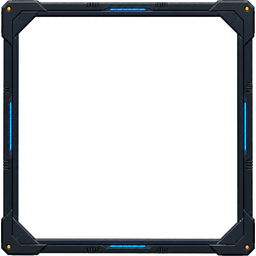
#> input picture play/last-bastion/art/production-tests/ui-batch-u1/ui-panel-frame-v1-256.png, 256 x 256 px, given in place of ui-panel-source-v1.png, which was not available; the run also reads 1 picture not shown here
$ python normalize_ui_batch_u1.py
#> lines starting #> are read from the running program, lines starting #| are printed output that depends on the picture; pictures that were not available may be replaced by others from this repository, and a replacement may not be noted
"""Normalize approved U1 ImageGen sources into deterministic runtime UI assets."""

from pathlib import Path

from PIL import Image, ImageDraw, ImageEnhance, ImageOps


ROOT = Path(__file__).resolve().parent


def remove_baked_checker(image: Image.Image) -> Image.Image:
    """Convert the generator's neutral checker preview to real transparency."""
    rgba = image.convert("RGBA")
    pixels = []
    for red, green, blue, _alpha in rgba.getdata():
        neutral = max(red, green, blue) - min(red, green, blue) <= 12
        preview_square = neutral and min(red, green, blue) >= 218
        pixels.append((red, green, blue, 0 if preview_square else 255))
    rgba.putdata(pixels)
    bounds = rgba.getbbox()
    if bounds is None:
        raise RuntimeError("source became empty while removing checker preview")
    return rgba.crop(bounds)


def contain(image: Image.Image, size: tuple[int, int]) -> Image.Image:
    resized = ImageOps.contain(image, size, Image.Resampling.LANCZOS)
    output = Image.new("RGBA", size)
    output.alpha_composite(resized, ((size[0] - resized.width) // 2, (size[1] - resized.height) // 2))
    return output


def tint_state(image: Image.Image, state: str) -> Image.Image:
    alpha = image.getchannel("A")
    rgb = image.convert("RGB")
    if state == "hover":
        rgb = ImageEnhance.Brightness(rgb).enhance(1.10)
        rgb = ImageEnhance.Color(rgb).enhance(1.12)
    elif state == "selected":
        rgb = ImageEnhance.Brightness(rgb).enhance(1.18)
        rgb = ImageEnhance.Color(rgb).enhance(1.28)
    elif state == "pressed":
        rgb = ImageEnhance.Brightness(rgb).enhance(0.76)
        rgb = ImageEnhance.Contrast(rgb).enhance(1.12)
    elif state == "disabled":
        rgb = ImageOps.grayscale(rgb).convert("RGB")
        alpha = alpha.point(lambda value: round(value * 0.48))
    return Image.merge("RGBA", (*rgb.split(), alpha))


def save_webp(image: Image.Image, path: Path) -> None:
    image.save(path, "WEBP", lossless=True, method=6)


def save_pair(image: Image.Image, stem: str) -> None:
    image.save(ROOT / f"{stem}.png", optimize=True)
    save_webp(image, ROOT / f"{stem}.webp")


def nine_slice_resize(
    image: Image.Image,
    size: tuple[int, int],
    margins: tuple[int, int, int, int],
) -> Image.Image:
    left, right, top, bottom = margins
    source_x = (0, left, image.width - right, image.width)
    source_y = (0, top, image.height - bottom, image.height)
    target_x = (0, left, size[0] - right, size[0])
    target_y = (0, top, size[1] - bottom, size[1])
    output = Image.new("RGBA", size)
    for row in range(3):
        for column in range(3):
            source = image.crop((source_x[column], source_y[row], source_x[column + 1], source_y[row + 1]))
            width = target_x[column + 1] - target_x[column]
            height = target_y[row + 1] - target_y[row]
            output.alpha_composite(source.resize((width, height), Image.Resampling.LANCZOS), (target_x[column], target_y[row]))
    return output


def focus_brackets() -> Image.Image:
    output = Image.new("RGBA", (128, 128))
    draw = ImageDraw.Draw(output)
    dark = (4, 13, 22, 235)
    cyan = (104, 228, 232, 255)
    amber = (255, 154, 82, 255)
    length = 34
    inset = 8
    corners = (
        ((inset + length, inset), (inset, inset), (inset, inset + length)),
        ((128 - inset - length, inset), (128 - inset, inset), (128 - inset, inset + length)),
        ((inset, 128 - inset - length), (inset, 128 - inset), (inset + length, 128 - inset)),
        ((128 - inset, 128 - inset - length), (128 - inset, 128 - inset), (128 - inset - length, 128 - inset)),
    )
    for points in corners:
        draw.line(points, fill=dark, width=10, joint="curve")
        draw.line(points, fill=cyan, width=4, joint="curve")
        draw.ellipse((points[1][0] - 3, points[1][1] - 3, points[1][0] + 3, points[1][1] + 3), fill=amber)
    return output


def divider_rule() -> Image.Image:
    output = Image.new("RGBA", (512, 16))
    draw = ImageDraw.Draw(output)
    draw.rectangle((16, 5, 496, 11), fill=(4, 13, 22, 220))
    draw.line((24, 8, 488, 8), fill=(104, 228, 232, 210), width=2)
    draw.rectangle((8, 5, 18, 11), fill=(255, 154, 82, 255))
    draw.rectangle((494, 5, 504, 11), fill=(255, 154, 82, 255))
    return output


panel = contain(remove_baked_checker(Image.open(ROOT / "ui-panel-source-v1.png")), (256, 256))
#> in remove_baked_checker, rgba is the input picture: PIL image 256x256 RGBA; mean R, G, B, A 11.3, 13.5, 15.8, 59.7
#> the loop in remove_baked_checker, `for red, green, blue, _alpha in rgba.getdata():` made 65536 passes
#> (red, green, blue, _alpha) on passes 1 to 3: (0, 0, 0, 0), (0, 0, 0, 0), (0, 0, 0, 0)
#> after the loop in remove_baked_checker, `for red, green, blue, _alpha in rgba.getdata():`: pixels = 65536 items
#> in remove_baked_checker, `rgba.putdata(pixels)`:
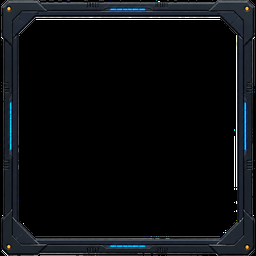
#> rgba: PIL image 256x256 RGBA; mean R, G, B, A 11.3, 13.5, 15.8, 253.4; transparent parts drawn white
#> in remove_baked_checker, `bounds = rgba.getbbox()`: bounds = (0, 0, 256, 256)
#> in contain, `output = Image.new("RGBA", size)`: output: PIL image 256x256 RGBA; every value is 0
save_pair(panel, "ui-panel-frame-v1-256")
save_pair(tint_state(panel, "pressed"), "ui-panel-recessed-v1-256")
#> in tint_state, `alpha = image.getchannel("A")`:
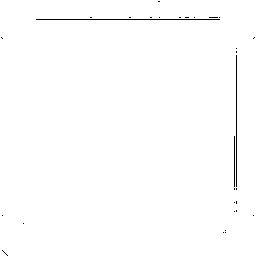
#> alpha: PIL image 256x256 L; 99.4% white; black in thin lines or dots
save_pair(panel, "ui-panel-raised-v1-256")
save_pair(tint_state(panel, "selected"), "ui-panel-emphasis-v1-256")

button = contain(remove_baked_checker(Image.open(ROOT / "ui-button-source-v1.png")), (320, 120))
#> the loop in remove_baked_checker (call 2), `for red, green, blue, _alpha in rgba.getdata():` made 65536 passes
#> in contain (call 2), `output = Image.new("RGBA", size)`: output: PIL image 320x120 RGBA; every value is 0
for button_state in ("idle", "hover", "selected", "pressed", "disabled"):
    state_image = tint_state(button, button_state)
    save_pair(state_image, f"ui-button-{button_state}-v1-320x120")
#> this loop made 5 passes
#> pass 1, in tint_state (call 3), `alpha = image.getchannel("A")`:
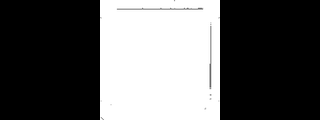
#> alpha: PIL image 320x120 L; min 0, max 255, mean 94.9
#> pass 1, in tint_state (call 3), `rgb = image.convert("RGB")`:
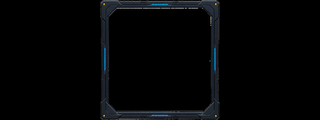
#> rgb: PIL image 320x120 RGB; mean R, G, B 3.7, 4.6, 5.4
#> after the loop:
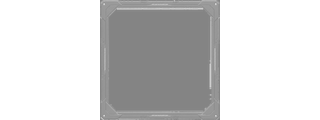
#> state_image: PIL image 320x120 RGBA; mean R, G, B, A 4.4, 4.4, 4.4, 45.4; transparent parts drawn white

save_pair(nine_slice_resize(button, (512, 96), (48, 48, 36, 36)), "ui-header-plate-v1-512x96")
#> in nine_slice_resize, `output = Image.new("RGBA", size)`: output: PIL image 512x96 RGBA; every value is 0
#> after the loop in nine_slice_resize, `for row in range(3):`:
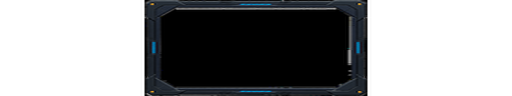
#> output: PIL image 512x96 RGBA; mean R, G, B, A 5.1, 6.1, 7.1, 110.1; transparent parts drawn white
#> after the loop in nine_slice_resize, `for row in range(3):`: source: PIL image 48x36 RGBA; every value is 0
save_pair(focus_brackets(), "ui-focus-brackets-v1-128")
#> in focus_brackets, `output = Image.new("RGBA", (128, 128))`: output: PIL image 128x128 RGBA; every value is 0
save_pair(divider_rule(), "ui-divider-rule-v1-512x16")
#> in divider_rule, `output = Image.new("RGBA", (512, 16))`: output: PIL image 512x16 RGBA; every value is 0
#> in save_pair (call 12), `image.save(ROOT / f"{stem}.png", optimize=True)`:
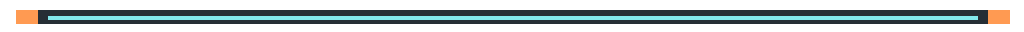
#> saved as ui-divider-rule-v1-512x16.png: PIL image 512x16 RGBA (shown 2 times larger); mean R, G, B, A 17.8, 32.6, 34.3, 93; transparent parts drawn white

print("Normalized U1 panels, button states, focus, header, and divider with real alpha.")
